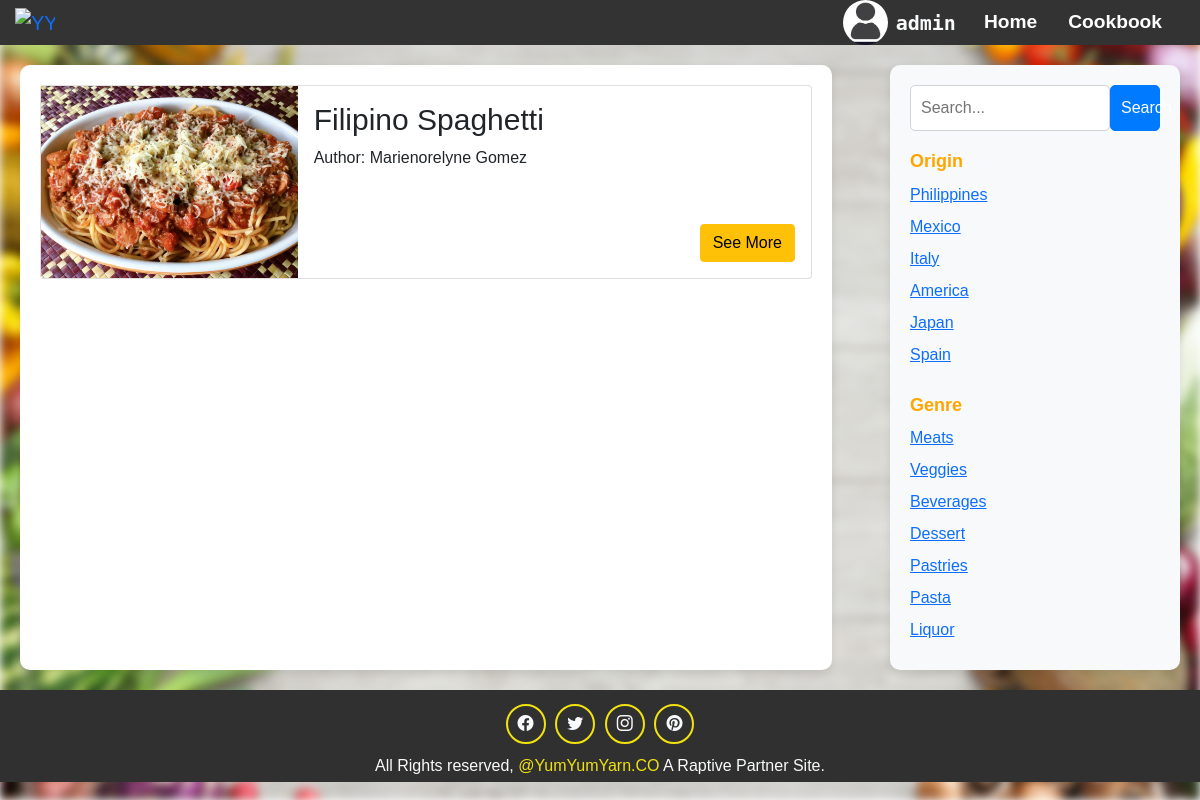
The page /Admin/admincookbook.php?origin=Philippines (signed in) on the database its author committed.
### tables this page shows
CREATE TABLE `accounts` (
  `ID` int(11) NOT NULL,
  `email` varchar(100) DEFAULT NULL,
  `username` varchar(100) DEFAULT NULL,
  `password` varchar(100) DEFAULT NULL,
  `profile` longblob DEFAULT NULL,
  `confirm` varchar(100) DEFAULT NULL
);

CREATE TABLE `recipe` (
  `no` int(10) NOT NULL,
  `dishname` varchar(100) DEFAULT NULL,
  `image` longblob DEFAULT NULL,
  `author` varchar(100) DEFAULT NULL,
  `origin` varchar(100) DEFAULT NULL,
  `genre` varchar(50) DEFAULT NULL,
  `steps` varchar(5000) DEFAULT NULL
);

### Admin/admincookbook.php (the view, shortened to what this page needs)
<?php
require '../db.php';
?>
<!DOCTYPE html>
<html lang="en">
<head>
    <link href="https://cdn.jsdelivr.net/npm/bootstrap@5.0.2/dist/css/bootstrap.min.css" rel="stylesheet"
>
        <link href="https://cdn.jsdelivr.net/npm/bootstrap-icons@latest/font/bootstrap-icons.css" rel="stylesheet">
    <link href="../styles.css" rel="stylesheet">
    <link rel="stylesheet" href="https://cdnjs.cloudflare.com/ajax/libs/font-awesome/5.15.1/css/all.min.css"
>
</head>
<header>
    <nav class="navbar navbar-expand-xl">
        <div class="container " id="top">
            <div class="row align-items-center">
                <div class="col-sm-4">
                    <a class="navbar-brand" href="#">
                        <img src="../images/logo.png" alt="YYY" class="icon-image" style="width: 85%; height: auto;">
                    </a>
                </div>
            </div>
            <div class="collapse navbar-collapse justify-content-end" id="navbarNav">
                <ul class="navbar-nav ml-auto">
                    <?php
                    if (isset($_SESSION['username'])) {
                        $username = $_SESSION['username'];
                        $query = "SELECT profile FROM accounts WHERE username = '$username'";
                        $result = mysqli_query($conn, $query);
                        if ($result) {
                            $userData = mysqli_fetch_assoc($result);
                            $profilePictureFilename = $userData['profile'];
                            if ($profilePictureFilename) {
                                $profilePicturePath = "../" . $profilePictureFilename;
                                ?>
                                <li class="nav-item">
                                    <div class="d-flex text-center align-items-center">
                                        <img src="<?= $profilePicturePath ?>" alt="User Icon" width="45" height="45"
                                            class="rounded-circle me-2" data-bs-toggle="modal"
                                            data-bs-target="#userProfileModal">
                                        <span class="text-center fw-bold text-light"
                                            style="font-family: 'monospace', sans-serif; color: light; font-size: 1.25rem; margin-right: 20px;"><?= $username ?></span>
                                    </div>
                                </li>
                                <?php
                            }
                        }
                    } else {
                    }
                    ?>
                    <li class="nav-item">
                        <a href="admin.php" class="nav-link">Home</a>
                    </li>
                    <li class="nav-item">
                        <a href="#" class="nav-link">Cookbook</a>
                    </li>
                </ul>
            </div>
        </div>
    </nav>
</header>
<body style="margin: 0; padding: 0; font-family: 'Arial', sans-serif; position: relative;">
    <main>
        <section>
            <div class="container ">
                <?php
                $conn = mysqli_connect('127.0.0.1', 'root', '', 'yyy');
                $sql = "SELECT * FROM recipe";
                if (isset($_GET['search'])) {
                    $search = mysqli_real_escape_string($conn, $_GET['search']);
                    $sql .= " WHERE dishname LIKE '%$search%'";
                } elseif (isset($_GET['origin'])) {
                    $origin = mysqli_real_escape_string($conn, $_GET['origin']);
                    $sql .= " WHERE origin = '$origin'";
                } elseif (isset($_GET['genre'])) {
                    $genre = mysqli_real_escape_string($conn, $_GET['genre']);
                    $sql .= " WHERE genre = '$genre'";
                }
                $result = mysqli_query($conn, $sql);
                if (mysqli_num_rows($result) > 0) {
                    while ($row = mysqli_fetch_assoc($result)) {
                        echo "<div class='card mb-3'>";
                        echo "<div class='row g-0'>";
                        echo "<div class='col-md-4'>";
                        echo "<img src='" . htmlspecialchars($row["image"]) . "' alt='Dish Image' class='img-fluid'>";
                        echo "</div>";
                        echo "<div class='col-md-8 d-flex flex-column'>";
                        echo "<div class='card-body'>";
                        echo "<h5 class='card-title text-dark'>" . $row["dishname"] . "</h5>";
                        echo "<p class='card-text'>Author: " . $row["author"] . "</p>";
                        echo "<a href='#recipeModal" . $row['no'] . "' class='btn btn-warning mt-auto align-self-end position-absolute bottom-0 end-0 m-3'
                                data-bs-toggle='modal'>See More</a>";
                        echo "</div>";
                        echo "</div>";
                        echo "</div>";
                        echo "</div>";
                    }
                } else {
                    echo "<p>No Records Found</p>";
                }
                ?>
            </div>
        </section>
        <aside style="width: 25%; background-color: #f8f9fa; padding: 20px; box-shadow: 0 4px 8px rgba(0, 0, 0, 0.1); border-radius: 10px;">
        <form action="" method="get">
            <div class="search-bar">
                <input type="text" class="search-input" placeholder="Search..." name="search">
                <button type="submit" class="search-button">Search</button>
            </div>
        </form>
        <div class="origin-section" >
        <h2 class="genre-title">Origin</h2>
        <ul class="genre-list" style="display: flex; flex-direction: column;">
            <li class="genre-list-item"><a href="?origin=Philippines">Philippines</a></li>
            <li class="genre-list-item"><a href="?origin=Mexico">Mexico</a></li>
            <li class="genre-list-item"><a href="?origin=Italy">Italy</a></li>
            <li class="genre-list-item"><a href="?origin=America">America</a></li>
            <li class="genre-list-item"><a href="?origin=Japan">Japan</a></li>
            <li class="genre-list-item"><a href="?origin=Spain">Spain</a></li>
        </ul>
    </div>
    <div class="genre-section">
        <h2 class="genre-title">Genre</h2>
        <ul class="genre-list" style="display: flex; flex-direction: column;">
            <li class="genre-list-item"><a href="?genre=Meats">Meats</a></li>
            <li class="genre-list-item"><a href="?genre=Veggies">Veggies</a></li>
            <li class="genre-list-item"><a href="?genre=Beverages">Beverages</a></li>
            <li class="genre-list-item"><a href="?genre=Dessert">Dessert</a></li>
            <li class="genre-list-item"><a href="?genre=Pastries">Pastries</a></li>
            <li class="genre-list-item"><a href="?genre=Pasta">Pasta</a></li>
            <li class="genre-list-item"><a href="?genre=Liquor">Liquor</a></li>
        </ul>
    </div>
    </aside>
</main>
<footer class="container-fluid text-light text-center p-1" style="background-color: #303030;">
        <div class="social-links m-0">
          <a href="https://www.youtube.com/watch?v=dQw4w9WgXcQ" class="text-light"><i class="bi-facebook"></i></a>
          <a href="https://www.youtube.com/watch?v=dQw4w9WgXcQ" class="text-light"><i class="bi-twitter"></i></a>
          <a href="https://www.youtube.com/watch?v=dQw4w9WgXcQ" class="text-light"><i class="bi-instagram"></i></a>
          <a href="https://www.youtube.com/watch?v=dQw4w9WgXcQ" class="text-light"><i class="bi-pinterest"></i></a>
      </div>
          <span>All Rights reserved, <span style="color: #f2e30f;">@YumYumYarn.CO</span> A Raptive Partner Site.</span>
    </footer>
</body>
</html>

### styles.css (style rules this page uses)
.navbar-nav span { color: #fff; }
.navbar-nav a { color: #fff; margin-right: 15px; font-size: larger; font-weight: bold; }
.icon-image { animation: rotateIn 1s ease-in-out 1; width: 20%; height: auto; }
.container { padding: 0px; }
@media (min-width: 768px) { .container { max-width: 750px; } }
@media (min-width: 992px) { .container { max-width: 970px; } }
@media (min-width: 1200px) { .container { max-width: 1170px; } }
h5 { color: #fff; font-size: 30px; font-weight: 200; }
.social-links { display: flex; justify-content: center; padding: 10px; }
.social-links a { border: 2px solid #f2e30f; color: #bf9452; display: block; width: 40px; height: 40px; display: flex; justify-content: center; align-items: center; border-radius: 50%; text-decoration: none; margin: 0 0.3rem; transition: all 0.5s ease; }
.genre-section { margin-top: 20px; }
.genre-title { color: #007bff; margin-bottom: 15px; }
.genre-list { list-style: none; padding: 0; margin: 0; display: flex; flex-wrap: wrap; justify-content: center; }

### Admin/admincookbook.php (style rules this page uses)
body::before { content: ""; position: fixed; top: 0; left: 0; width: 100%; height: 100%; z-index: -1; background: url(images/Backg.jpg) no-repeat center center fixed; background-size: cover; filter: blur(5px); animation: fadeIn 2s ease-in-out; }
main { display: flex; justify-content: space-between; padding: 20px; }
section { width: 70%; background-color: #ffffff; padding: 20px; box-shadow: 0 4px 8px rgba(0, 0, 0, 0.1); border-radius: 10px; }
aside { width: 25%; background-color: #f8f9fa; padding: 20px; box-shadow: 0 4px 8px rgba(0, 0, 0, 0.1); border-radius: 10px; }
.search-bar { display: flex; align-items: center; margin-bottom: 20px; }
.search-input { width: 80%; padding: 10px; border: 1px solid #ced4da; border-radius: 5px; }
.search-button { width: 20%; padding: 10px; background-color: #007bff; color: #fff; border: 1px solid #007bff; border-radius: 5px; cursor: pointer; }
.origin-section, .genre-section { display: flex; flex-direction: column; align-items: flex-start; }
.genre-title { font-size: 18px; font-weight: bold; margin-bottom: 10px; color: orange; }
.genre-list { list-style: none; padding: 0; margin: 0; }
.genre-list-item { margin-bottom: 8px; color: #333; }

### rows shown on the page
accounts: profile (picture)
recipe: image (picture), dishname "Filipino Spaghetti", author "Marienorelyne Gomez"

### other values the page prints
$username "admin"
